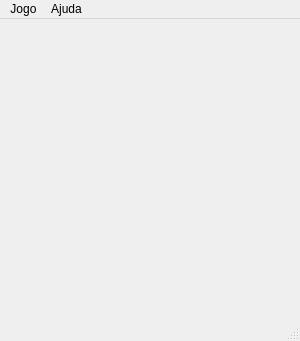
<?xml version="1.0" encoding="UTF-8"?>
<ui version="4.0">
 <class>Achi</class>
 <widget class="QMainWindow" name="Achi">
  <property name="geometry">
   <rect>
    <x>0</x>
    <y>0</y>
    <width>300</width>
    <height>341</height>
   </rect>
  </property>
  <property name="windowTitle">
   <string>Achi</string>
  </property>
  <widget class="QWidget" name="centralwidget">
   <property name="styleSheet">
    <string notr="true">#centralwidget {
	background: url(':/grid');
}</string>
   </property>
   <layout class="QGridLayout" name="gridLayout">
    <property name="leftMargin">
     <number>0</number>
    </property>
    <property name="topMargin">
     <number>0</number>
    </property>
    <property name="rightMargin">
     <number>0</number>
    </property>
    <property name="bottomMargin">
     <number>0</number>
    </property>
    <property name="spacing">
     <number>0</number>
    </property>
    <item row="2" column="2">
     <widget class="Hole" name="hole22">
      <property name="minimumSize">
       <size>
        <width>100</width>
        <height>100</height>
       </size>
      </property>
      <property name="maximumSize">
       <size>
        <width>100</width>
        <height>100</height>
       </size>
      </property>
      <property name="styleSheet">
       <string notr="true">QPushButton {
    border: none;
    outline: none;
}</string>
      </property>
      <property name="text">
       <string/>
      </property>
      <property name="iconSize">
       <size>
        <width>50</width>
        <height>50</height>
       </size>
      </property>
      <property name="flat">
       <bool>true</bool>
      </property>
      <property name="row" stdset="0">
       <number>2</number>
      </property>
      <property name="col" stdset="0">
       <number>2</number>
      </property>
     </widget>
    </item>
    <item row="0" column="2">
     <widget class="Hole" name="hole02">
      <property name="minimumSize">
       <size>
        <width>100</width>
        <height>100</height>
       </size>
      </property>
      <property name="maximumSize">
       <size>
        <width>100</width>
        <height>100</height>
       </size>
      </property>
      <property name="styleSheet">
       <string notr="true">QPushButton {
    border: none;
    outline: none;
}</string>
      </property>
      <property name="text">
       <string/>
      </property>
      <property name="iconSize">
       <size>
        <width>50</width>
        <height>50</height>
       </size>
      </property>
      <property name="flat">
       <bool>true</bool>
      </property>
      <property name="row" stdset="0">
       <number>0</number>
      </property>
      <property name="col" stdset="0">
       <number>2</number>
      </property>
     </widget>
    </item>
    <item row="2" column="0">
     <widget class="Hole" name="hole20">
      <property name="minimumSize">
       <size>
        <width>100</width>
        <height>100</height>
       </size>
      </property>
      <property name="maximumSize">
       <size>
        <width>100</width>
        <height>100</height>
       </size>
      </property>
      <property name="styleSheet">
       <string notr="true">QPushButton {
    border: none;
    outline: none;
}</string>
      </property>
      <property name="text">
       <string/>
      </property>
      <property name="iconSize">
       <size>
        <width>50</width>
        <height>50</height>
       </size>
      </property>
      <property name="flat">
       <bool>true</bool>
      </property>
      <property name="row" stdset="0">
       <number>2</number>
      </property>
      <property name="col" stdset="0">
       <number>0</number>
      </property>
     </widget>
    </item>
    <item row="1" column="1">
     <widget class="Hole" name="hole11">
      <property name="minimumSize">
       <size>
        <width>100</width>
        <height>100</height>
       </size>
      </property>
      <property name="maximumSize">
       <size>
        <width>100</width>
        <height>100</height>
       </size>
      </property>
      <property name="styleSheet">
       <string notr="true">QPushButton {
    border: none;
    outline: none;
}</string>
      </property>
      <property name="text">
       <string/>
      </property>
      <property name="iconSize">
       <size>
        <width>50</width>
        <height>50</height>
       </size>
      </property>
      <property name="flat">
       <bool>true</bool>
      </property>
      <property name="row" stdset="0">
       <number>1</number>
      </property>
      <property name="col" stdset="0">
       <number>1</number>
      </property>
     </widget>
    </item>
    <item row="1" column="2">
     <widget class="Hole" name="hole12">
      <property name="minimumSize">
       <size>
        <width>100</width>
        <height>100</height>
       </size>
      </property>
      <property name="maximumSize">
       <size>
        <width>100</width>
        <height>100</height>
       </size>
      </property>
      <property name="styleSheet">
       <string notr="true">QPushButton {
    border: none;
    outline: none;
}</string>
      </property>
      <property name="text">
       <string/>
      </property>
      <property name="iconSize">
       <size>
        <width>50</width>
        <height>50</height>
       </size>
      </property>
      <property name="flat">
       <bool>true</bool>
      </property>
      <property name="row" stdset="0">
       <number>1</number>
      </property>
      <property name="col" stdset="0">
       <number>2</number>
      </property>
     </widget>
    </item>
    <item row="1" column="0">
     <widget class="Hole" name="hole10">
      <property name="minimumSize">
       <size>
        <width>100</width>
        <height>100</height>
       </size>
      </property>
      <property name="maximumSize">
       <size>
        <width>100</width>
        <height>100</height>
       </size>
      </property>
      <property name="styleSheet">
       <string notr="true">QPushButton {
    border: none;
    outline: none;
}</string>
      </property>
      <property name="text">
       <string/>
      </property>
      <property name="iconSize">
       <size>
        <width>50</width>
        <height>50</height>
       </size>
      </property>
      <property name="flat">
       <bool>true</bool>
      </property>
      <property name="row" stdset="0">
       <number>1</number>
      </property>
      <property name="col" stdset="0">
       <number>0</number>
      </property>
     </widget>
    </item>
    <item row="2" column="1">
     <widget class="Hole" name="hole21">
      <property name="minimumSize">
       <size>
        <width>100</width>
        <height>100</height>
       </size>
      </property>
      <property name="maximumSize">
       <size>
        <width>100</width>
        <height>100</height>
       </size>
      </property>
      <property name="styleSheet">
       <string notr="true">QPushButton {
    border: none;
    outline: none;
}</string>
      </property>
      <property name="text">
       <string/>
      </property>
      <property name="iconSize">
       <size>
        <width>50</width>
        <height>50</height>
       </size>
      </property>
      <property name="flat">
       <bool>true</bool>
      </property>
      <property name="row" stdset="0">
       <number>2</number>
      </property>
      <property name="col" stdset="0">
       <number>1</number>
      </property>
     </widget>
    </item>
    <item row="0" column="1">
     <widget class="Hole" name="hole01">
      <property name="minimumSize">
       <size>
        <width>100</width>
        <height>100</height>
       </size>
      </property>
      <property name="maximumSize">
       <size>
        <width>100</width>
        <height>100</height>
       </size>
      </property>
      <property name="styleSheet">
       <string notr="true">QPushButton {
    border: none;
    outline: none;
}</string>
      </property>
      <property name="text">
       <string/>
      </property>
      <property name="iconSize">
       <size>
        <width>50</width>
        <height>50</height>
       </size>
      </property>
      <property name="flat">
       <bool>true</bool>
      </property>
      <property name="row" stdset="0">
       <number>0</number>
      </property>
      <property name="col" stdset="0">
       <number>1</number>
      </property>
     </widget>
    </item>
    <item row="0" column="0">
     <widget class="Hole" name="hole00">
      <property name="minimumSize">
       <size>
        <width>100</width>
        <height>100</height>
       </size>
      </property>
      <property name="maximumSize">
       <size>
        <width>100</width>
        <height>100</height>
       </size>
      </property>
      <property name="styleSheet">
       <string notr="true">QPushButton {
    border: none;
    outline: none;
}</string>
      </property>
      <property name="text">
       <string/>
      </property>
      <property name="iconSize">
       <size>
        <width>50</width>
        <height>50</height>
       </size>
      </property>
      <property name="flat">
       <bool>true</bool>
      </property>
      <property name="row" stdset="0">
       <number>0</number>
      </property>
      <property name="col" stdset="0">
       <number>0</number>
      </property>
     </widget>
    </item>
   </layout>
  </widget>
  <widget class="QMenuBar" name="menubar">
   <property name="geometry">
    <rect>
     <x>0</x>
     <y>0</y>
     <width>300</width>
     <height>21</height>
    </rect>
   </property>
   <widget class="QMenu" name="menuJogo">
    <property name="title">
     <string>Jogo</string>
    </property>
    <addaction name="actionNew"/>
    <addaction name="actionQuit"/>
   </widget>
   <widget class="QMenu" name="menuAjuda">
    <property name="title">
     <string>Ajuda</string>
    </property>
    <addaction name="actionAbout"/>
   </widget>
   <addaction name="menuJogo"/>
   <addaction name="menuAjuda"/>
  </widget>
  <widget class="QStatusBar" name="statusbar"/>
  <action name="actionNew">
   <property name="text">
    <string>Novo</string>
   </property>
  </action>
  <action name="actionQuit">
   <property name="text">
    <string>Sair</string>
   </property>
  </action>
  <action name="actionAbout">
   <property name="text">
    <string>Sobre</string>
   </property>
  </action>
 </widget>
 <customwidgets>
  <customwidget>
   <class>Hole</class>
   <extends>QPushButton</extends>
   <header location="global">Hole.h</header>
  </customwidget>
 </customwidgets>
 <resources/>
 <connections/>
</ui>
